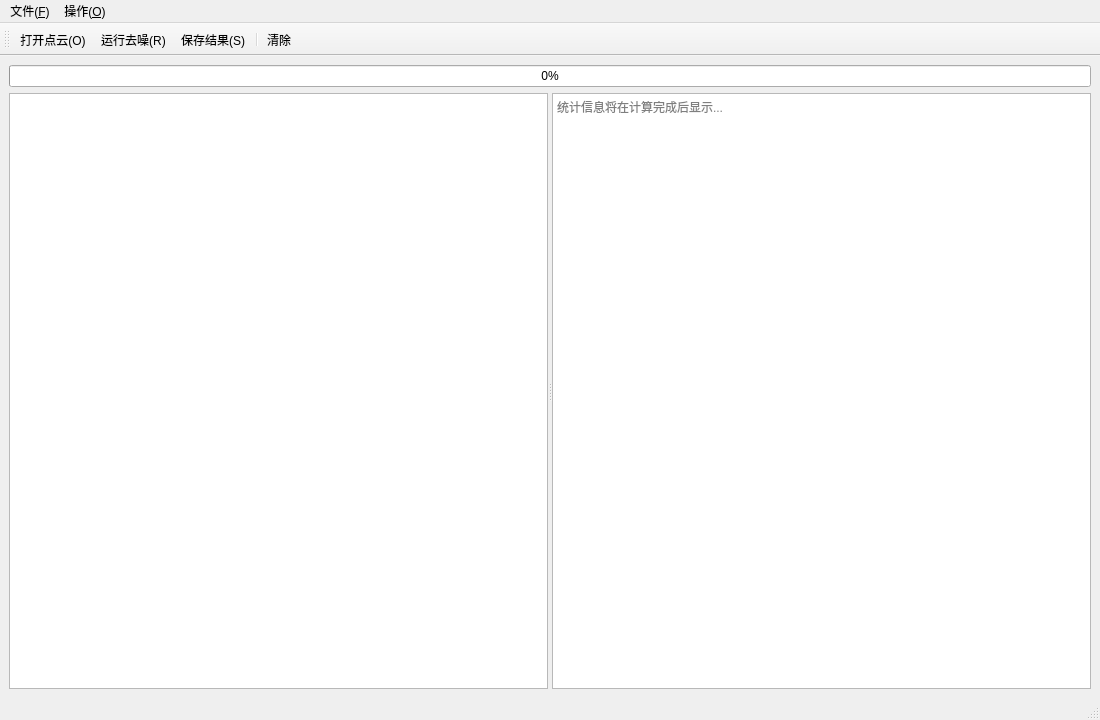
<?xml version="1.0" encoding="UTF-8"?>
<ui version="4.0">
 <class>MainWindow</class>
 <widget class="QMainWindow" name="MainWindow">
  <property name="geometry">
   <rect><x>0</x><y>0</y><width>1100</width><height>720</height></rect>
  </property>
  <property name="windowTitle">
   <string>点云去噪系统 — 统计滤波法</string>
  </property>

  <widget class="QWidget" name="centralwidget">
   <layout class="QVBoxLayout" name="vLayout">

    <!-- 进度条（计算时显示） -->
    <item>
     <widget class="QProgressBar" name="progressBar">
      <property name="value"><number>0</number></property>
      <property name="visible"><bool>false</bool></property>
     </widget>
    </item>

    <!-- 主分割区 -->
    <item>
     <widget class="QSplitter" name="splitter">
      <property name="orientation"><enum>Qt::Horizontal</enum></property>

      <!-- 左：结果表格 -->
      <widget class="QTableWidget" name="tableResult">
       <property name="alternatingRowColors"><bool>true</bool></property>
       <property name="selectionBehavior">
        <enum>QAbstractItemView::SelectRows</enum>
       </property>
       <property name="editTriggers">
        <set>QAbstractItemView::NoEditTriggers</set>
       </property>
      </widget>

      <!-- 右：统计信息文本框 -->
      <widget class="QTextEdit" name="textSummary">
       <property name="readOnly"><bool>true</bool></property>
       <property name="placeholderText">
        <string>统计信息将在计算完成后显示...</string>
       </property>
      </widget>

     </widget>
    </item>

   </layout>
  </widget>

  <!-- 菜单栏 -->
  <widget class="QMenuBar" name="menubar">
   <property name="geometry">
    <rect><x>0</x><y>0</y><width>1100</width><height>30</height></rect>
   </property>
   <widget class="QMenu" name="menuFile">
    <property name="title"><string>文件(&amp;F)</string></property>
    <addaction name="actionOpen"/>
    <addaction name="actionSave"/>
    <addaction name="separator"/>
    <addaction name="actionExit"/>
   </widget>
   <widget class="QMenu" name="menuOp">
    <property name="title"><string>操作(&amp;O)</string></property>
    <addaction name="actionRun"/>
    <addaction name="separator"/>
    <addaction name="actionClear"/>
   </widget>
   <addaction name="menuFile"/>
   <addaction name="menuOp"/>
  </widget>

  <!-- 工具栏 -->
  <widget class="QToolBar" name="toolBar">
   <attribute name="toolBarArea"><enum>TopToolBarArea</enum></attribute>
   <addaction name="actionOpen"/>
   <addaction name="actionRun"/>
   <addaction name="actionSave"/>
   <addaction name="separator"/>
   <addaction name="actionClear"/>
  </widget>

  <!-- 状态栏 -->
  <widget class="QStatusBar" name="statusbar"/>

  <!-- Actions -->
  <action name="actionOpen">
   <property name="text"><string>打开点云(&amp;O)</string></property>
   <property name="shortcut"><string>Ctrl+O</string></property>
  </action>
  <action name="actionRun">
   <property name="text"><string>运行去噪(&amp;R)</string></property>
   <property name="shortcut"><string>F5</string></property>
  </action>
  <action name="actionSave">
   <property name="text"><string>保存结果(&amp;S)</string></property>
   <property name="shortcut"><string>Ctrl+S</string></property>
  </action>
  <action name="actionExit">
   <property name="text"><string>退出(&amp;Q)</string></property>
   <property name="shortcut"><string>Ctrl+Q</string></property>
  </action>
  <action name="actionClear">
   <property name="text"><string>清除</string></property>
  </action>

 </widget>
 <resources/>
 <connections/>
</ui>
